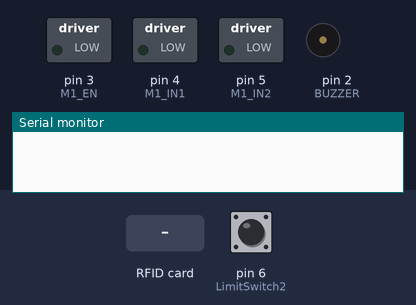
Simulated run of this sketch. Board: Arduino Uno, built with avr-gcc and run on an emulated ATmega328P. On the bench: switched loads named in the sketch (green lamp = pin HIGH), buzzer (waves = sounding), the last lines printed to the serial monitor. Inputs (shaded band) come from the test bench; at power-on: pin 6 (LimitSwitch2) LOW. Pins used as bus, display or sensor lines are not drawn.

Above: at 1.2 s.
1.3 s: RFID card A0 29 E9 50 held to the reader
2.8 s: RFID card 5E 7A 19 C4 held to the reader
At 3.5 s:
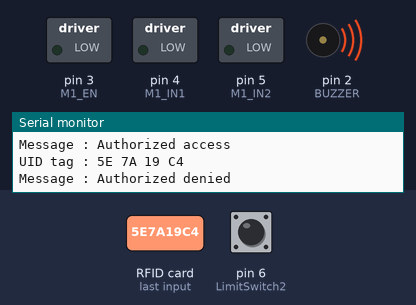
Timing chart, 0 to 9.3 s (numbered marks = the images above; inputs shaded):
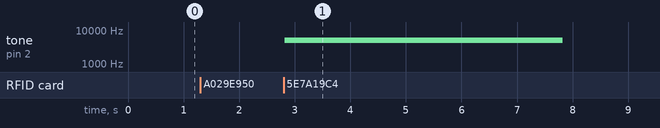

The sketch:

Elevator_Control.ino
```cpp
/*
*************************************************************************************************************************
                          Name: Atif Ehab Atif
                          gmail: atifeheb200@gmai.com
                          project: Elevator control access
*************************************************************************************************************************
*/

#include <SPI.h>
#include <MFRC522.h>

//Assign symbolic names to specific pin numbers
#define M1_IN1 4
#define M1_IN2 5
#define M1_EN 3
#define LimitSwitch1 7
#define LimitSwitch2 6
#define RST_PIN 9
#define SS_PIN 10
#define BUZZER 2

bool MotorState = false;

MFRC522 RFID(SS_PIN, RST_PIN);

void setup()
{
  Serial.begin(9600);
  //Setting the pins mode.
  pinMode(M1_IN1, OUTPUT);
  pinMode(M1_IN2, OUTPUT);
  pinMode(M1_EN, OUTPUT);
  pinMode(BUZZER, OUTPUT);
  pinMode(LimitSwitch1, INPUT);
  pinMode(LimitSwitch2, INPUT);
  SPI.begin();                    //To initialize the spi communication.
  RFID.PCD_Init();                // To initialize tge MFRC522 sensor
}

void loop()
{
  String checkResult = check();
  if(check() == "accepted" && digitalRead(LimitSwitch1) == HIGH)       // That line is for checking if the clinet have right card/Tag or not and checking if the elevator at ground or not.
  {
    while(1)                 // This loop for continuously checking on limit switch at the top to know if elevator is already on the top or not and never leave until motor stop.
    {
      if(digitalRead(LimitSwitch2) == HIGH)
      {
        Motor_stop();
        return;
      }
      Motor_up();
    }
  }
  else if(check() == "accepted" && digitalRead(LimitSwitch2) == HIGH)       // That line is for checking if the clinet have right card/Tag or not and checking if the elevator at ground or not.
  {
    while(1)                 // This loop for continuously checking on limit switch at the top to know if elevator is already on the bottom or not and never leave until motor stop.
    {
      if(digitalRead(LimitSwitch1) == HIGH)
      {
        Motor_stop();
        return;
      }
      Motor_down();
    }
  }
  else if(check() == "denied")      // This check if the client have wrong card/tag then buzzer will start tunning for 5 sec.
  {
    tone(BUZZER, 5000);
    delay(5000);
    noTone(BUZZER);
  }
}

String check()
{
  if (MotorState == false)
  {
    if ( ! RFID.PICC_IsNewCardPresent())
      return "no card";
    if ( ! RFID .PICC_ReadCardSerial())
      return "no card";
    Serial.print("UID tag :");
    String Tag= "";
    for (byte i = 0; i < RFID.uid.size; i++)   //This loop is for writing the tag name and convert it inot hexdecimal.
    {
      Serial.print(RFID.uid.uidByte[i] < 0x10 ? " 0" : " ");
      Serial.print(RFID.uid.uidByte[i], HEX);
      Tag.concat(String(RFID.uid.uidByte[i] < 0x10 ? " 0" : " "));
      Tag.concat(String(RFID.uid.uidByte[i], HEX));
    }
    Serial.println();
    Serial.print("Message : ");
    Tag.toUpperCase();
    if (Tag.substring(1) == "A0 29 E9 50")            //Change here the UID of the card/cards that you want to give access.
    {
      Serial.println("Authorized access");
      return "accepted";                              //If client put the right card/tag this function will return accepted which make the elevator work.
    }
    else
    {
      Serial.println("Authorized denied");
      return "denied";                               // If client put the wrong card/tag this function will return denied which make the elevator doesn't work & and buzzer start tunning.
    }
  }
}

void Motor_up()                       //This function is to make motor run in direction that lift the elevator up.
{
  analogWrite(M1_EN, 100);            //This pin is to control the speed of motor in during moving up.
  digitalWrite(M1_IN1, HIGH);
  digitalWrite(M1_IN2, LOW);
  MotorState = true;
}

void Motor_down()                     //This function is to make motor run in direction that make the elevator goes down.
{
  analogWrite(M1_EN, 25);             //This pin is to control the speed of motor in during moving down.
  digitalWrite(M1_IN1, LOW);
  digitalWrite(M1_IN2, HIGH);
  MotorState = true;
}
void Motor_stop()                     //This function is to make the motor stop that make the elevator ready for next check.
{
  digitalWrite(M1_IN1, LOW);
  digitalWrite(M1_IN2, LOW);
  MotorState = false;
}
```

Measured:
- after the input at 2.8 s, tone on pin 2 (BUZZER): silent → 5000 Hz at once, → silent 5.0 s later
